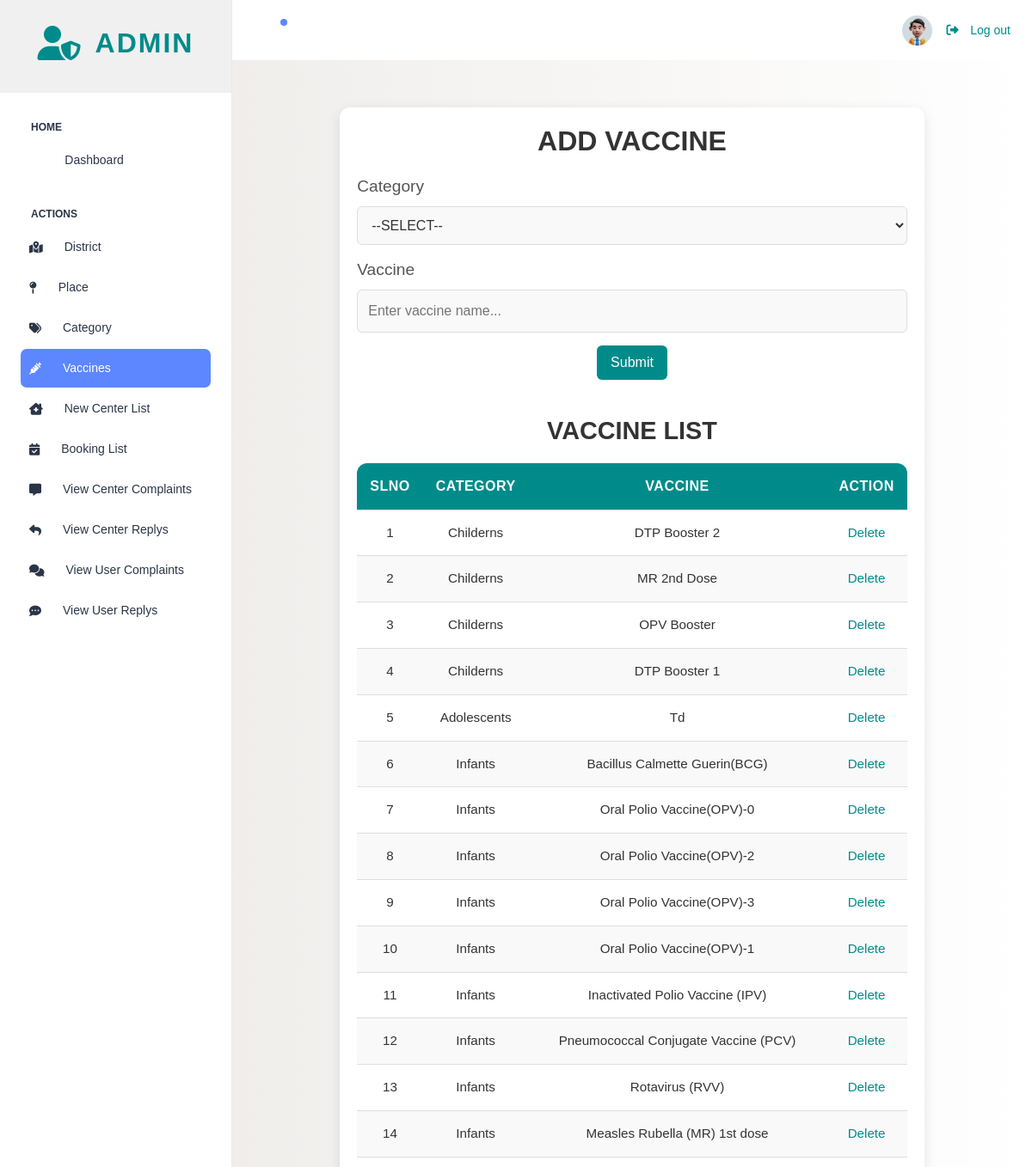
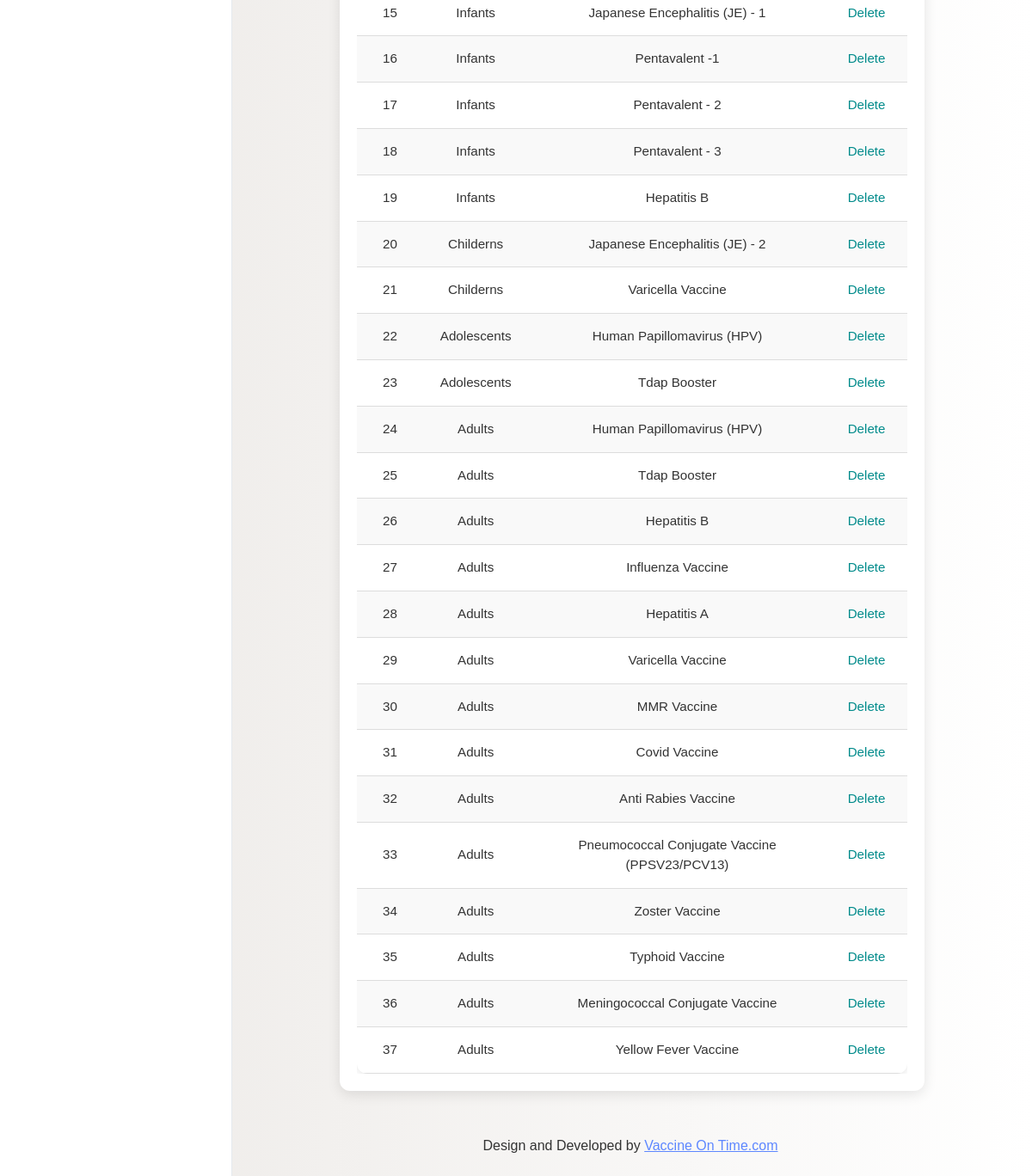
The page /PROJECT/Admin/Vaccine.php on the database its author committed (2 pictures, top to bottom).
### tables this page shows
CREATE TABLE `tbl_vaccine` (
  `vaccine_id` int(11) NOT NULL,
  `vaccine_name` varchar(50) NOT NULL,
  `category_id` int(11) NOT NULL
);

CREATE TABLE `tbl_category` (
  `category_id` int(11) NOT NULL,
  `category_name` varchar(30) NOT NULL
);

### PROJECT/Admin/Vaccine.php (the view, shortened to what this page needs)
<?php
include('../Assets/connection/connection.php');
include('Head.php');
		?>
<!DOCTYPE html>
<html lang="en">
<head>
</head>
<body>
  <div class="container">
    <h2>Add Vaccine </h2>
    <form id="form1" name="form1" method="post" action="">
      <div class="form-group">
        <label for="sel_cat">Category</label>
        <select name="sel_cat" id="sel_cat" required>
          <option value="">--SELECT--</option>
        </select>
      </div>
      <div class="form-group">
        <label for="txt_vaccine">Vaccine</label>
        <input type="text" name="txt_vaccine" id="txt_vaccine" placeholder="Enter vaccine name..." required />
      </div>
      <div class="form-buttons">
        <input type="submit" name="btn_submit" id="btn_submit" value="Submit" />
      </div>
    </form>
    <br><br>
    <h3>Vaccine List</h3>
    <div class="table-responsive">
      <table class="vaccine-table">
        <thead>
          <tr>
            <th>SLNo</th>
            <th>Category</th>
            <th>Vaccine</th>
            <th>Action</th>
          </tr>
        </thead>
        <tbody>
          <?php
          $i = 0;
          $sel = "SELECT * FROM tbl_vaccine v INNER JOIN tbl_category c ON v.category_id = c.category_id";
          $row = $con->query($sel);
          while ($data = $row->fetch_assoc()) {
            $i++;
            ?>
            <tr>
              <td><?php echo $i ?></td>
              <td><?php echo $data['category_name'] ?></td>
              <td><?php echo $data['vaccine_name'] ?></td>
              <td><a href="Vaccine.php?delID=<?php echo $data['vaccine_id'] ?>">Delete</a></td>
            </tr>
            <?php
          }
          ?>
        </tbody>
      </table>
    </div>
  </div>
  <?php include('Foot.php'); ?>
</body>
</html>

### PROJECT/Admin/Vaccine.php (style rules this page uses)
* { margin: 0; padding: 0; box-sizing: border-box; font-family: 'Poppins', sans-serif; }
body { background: linear-gradient(to right, #ece9e6, #ffffff); color: #333; }
.container { width: 75%; margin: 40px auto; padding: 20px; max-width: 900px; background: #fff; border-radius: 12px; box-shadow: 0 4px 15px rgba(0, 0, 0, 0.1); }
h2 { margin-bottom: 20px; font-size: 2rem; color: #333; text-align: center; font-weight: 700; text-transform: uppercase; }
h3 { font-size: 1.8rem; color: #333; text-transform: uppercase; font-weight: 700; text-align: center; margin-bottom: 20px; }
.form-group { display: flex; flex-direction: column; margin-bottom: 15px; }
label { margin-bottom: 8px; font-size: 1.2rem; font-weight: 500; color: #555; }
input[type="text"], select { padding: 12px; border: 1px solid #ddd; border-radius: 6px; font-size: 1rem; color: #333; background: #f9f9f9; transition: border-color 0.3s ease-in-out, box-shadow 0.3s ease-in-out; }
.form-buttons { display: flex; justify-content: center; gap: 10px; margin-top: 15px; }
input[type="submit"] { padding: 8px 16px; border: none; border-radius: 6px; background-color: #008b8b; color: white; font-size: 1rem; cursor: pointer; transition: background-color 0.3s ease-in-out; }
.table-responsive { overflow-x: auto; margin-top: 20px; }
.vaccine-table { width: 100%; border-collapse: collapse; border-radius: 12px; overflow: hidden; box-shadow: 0 2px 10px rgba(0, 0, 0, 0.1); background-color: #fff; }
.vaccine-table thead { background-color: #008b8b; color: #fff; }
.vaccine-table th, .vaccine-table td { padding: 15px; text-align: center; border-bottom: 1px solid #ddd; font-size: 0.95rem; }
.vaccine-table th { font-weight: bold; text-transform: uppercase; letter-spacing: 0.5px; font-size: 1rem; }
.vaccine-table tbody tr { transition: background-color 0.3s ease, transform 0.2s ease; }
.vaccine-table tbody tr:nth-child(even) { background-color: #f9f9f9; }
a { color: #008b8b; font-weight: 500; text-decoration: none; transition: color 0.2s ease, text-decoration 0.2s ease; }

### rows shown on the page
tbl_vaccine: category.category_name "Childerns", vaccine_name "DTP Booster 2"
tbl_vaccine: category.category_name "Childerns", vaccine_name "MR 2nd Dose"
tbl_vaccine: category.category_name "Childerns", vaccine_name "OPV Booster"
tbl_vaccine: category.category_name "Childerns", vaccine_name "DTP Booster 1"
tbl_vaccine: category.category_name "Adolescents", vaccine_name "Td"
tbl_vaccine: category.category_name "Infants", vaccine_name "Bacillus Calmette Guerin(BCG)"
tbl_vaccine: category.category_name "Infants", vaccine_name "Oral Polio Vaccine(OPV)-0"
tbl_vaccine: category.category_name "Infants", vaccine_name "Oral Polio Vaccine(OPV)-2"
tbl_vaccine: category.category_name "Infants", vaccine_name "Oral Polio Vaccine(OPV)-3"
tbl_vaccine: category.category_name "Infants", vaccine_name "Oral Polio Vaccine(OPV)-1"
tbl_vaccine: category.category_name "Infants", vaccine_name "Inactivated Polio Vaccine (IPV)"
tbl_vaccine: category.category_name "Infants", vaccine_name "Pneumococcal Conjugate Vaccine (PCV)"
tbl_vaccine: category.category_name "Infants", vaccine_name "Rotavirus (RVV)"
tbl_vaccine: category.category_name "Infants", vaccine_name "Measles Rubella (MR) 1st dose"
tbl_vaccine: category.category_name "Infants", vaccine_name "Japanese Encephalitis (JE) - 1"
tbl_vaccine: category.category_name "Infants", vaccine_name "Pentavalent -1"
tbl_vaccine: category.category_name "Infants", vaccine_name "Pentavalent - 2"
tbl_vaccine: category.category_name "Infants", vaccine_name "Pentavalent - 3"
tbl_vaccine: category.category_name "Infants", vaccine_name "Hepatitis B"
tbl_vaccine: category.category_name "Childerns", vaccine_name "Japanese Encephalitis (JE) - 2"
tbl_vaccine: category.category_name "Childerns", vaccine_name "Varicella Vaccine"
tbl_vaccine: category.category_name "Adolescents", vaccine_name "Human Papillomavirus (HPV)"
tbl_vaccine: category.category_name "Adolescents", vaccine_name "Tdap Booster"
tbl_vaccine: category.category_name "Adults", vaccine_name "Human Papillomavirus (HPV)"
tbl_vaccine: category.category_name "Adults", vaccine_name "Tdap Booster"
tbl_vaccine: category.category_name "Adults", vaccine_name "Hepatitis B"
tbl_vaccine: category.category_name "Adults", vaccine_name "Influenza Vaccine"
tbl_vaccine: category.category_name "Adults", vaccine_name "Hepatitis A"
tbl_vaccine: category.category_name "Adults", vaccine_name "Varicella Vaccine"
tbl_vaccine: category.category_name "Adults", vaccine_name "MMR Vaccine"
tbl_vaccine: category.category_name "Adults", vaccine_name "Covid Vaccine"
tbl_vaccine: category.category_name "Adults", vaccine_name "Anti Rabies Vaccine"
tbl_vaccine: category.category_name "Adults", vaccine_name "Pneumococcal Conjugate Vaccine (PPSV23/PCV13)"
tbl_vaccine: category.category_name "Adults", vaccine_name "Zoster Vaccine"
tbl_vaccine: category.category_name "Adults", vaccine_name "Typhoid Vaccine"
tbl_vaccine: category.category_name "Adults", vaccine_name "Meningococcal Conjugate Vaccine"
tbl_vaccine: category.category_name "Adults", vaccine_name "Yellow Fever Vaccine"
